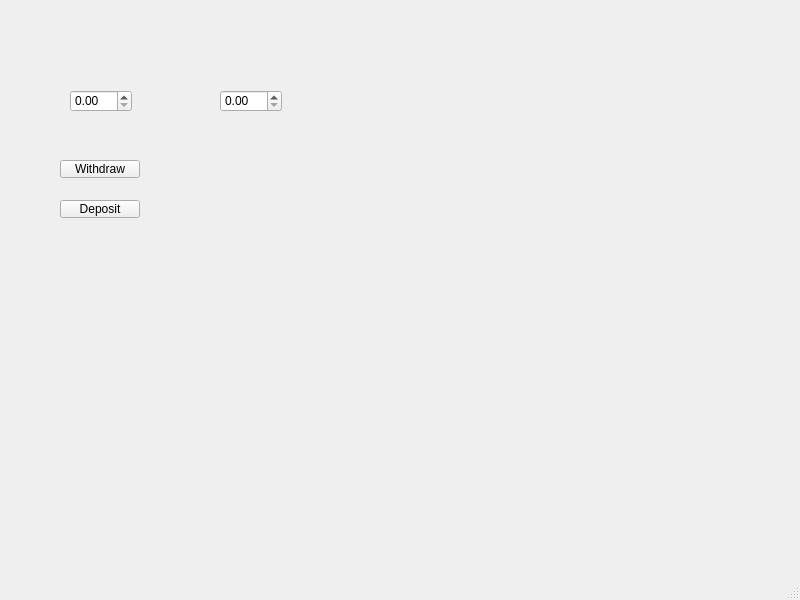
<?xml version="1.0" encoding="UTF-8"?>
<ui version="4.0">
 <class>ATM</class>
 <widget class="QMainWindow" name="ATM">
  <property name="geometry">
   <rect>
    <x>0</x>
    <y>0</y>
    <width>800</width>
    <height>600</height>
   </rect>
  </property>
  <property name="windowTitle">
   <string>ATM</string>
  </property>
  <widget class="QWidget" name="centralwidget">
   <widget class="QPushButton" name="withdrawButton">
    <property name="geometry">
     <rect>
      <x>60</x>
      <y>160</y>
      <width>80</width>
      <height>18</height>
     </rect>
    </property>
    <property name="text">
     <string>Withdraw</string>
    </property>
   </widget>
   <widget class="QPushButton" name="depositButton">
    <property name="geometry">
     <rect>
      <x>60</x>
      <y>200</y>
      <width>80</width>
      <height>18</height>
     </rect>
    </property>
    <property name="text">
     <string>Deposit</string>
    </property>
   </widget>
   <widget class="QDoubleSpinBox" name="transactionBox">
    <property name="geometry">
     <rect>
      <x>70</x>
      <y>90</y>
      <width>62</width>
      <height>22</height>
     </rect>
    </property>
   </widget>
   <widget class="QDoubleSpinBox" name="balanceBox">
    <property name="geometry">
     <rect>
      <x>220</x>
      <y>90</y>
      <width>62</width>
      <height>22</height>
     </rect>
    </property>
   </widget>
  </widget>
  <widget class="QMenuBar" name="menubar">
   <property name="geometry">
    <rect>
     <x>0</x>
     <y>0</y>
     <width>800</width>
     <height>17</height>
    </rect>
   </property>
  </widget>
  <widget class="QStatusBar" name="statusbar"/>
 </widget>
 <resources/>
 <connections/>
</ui>
